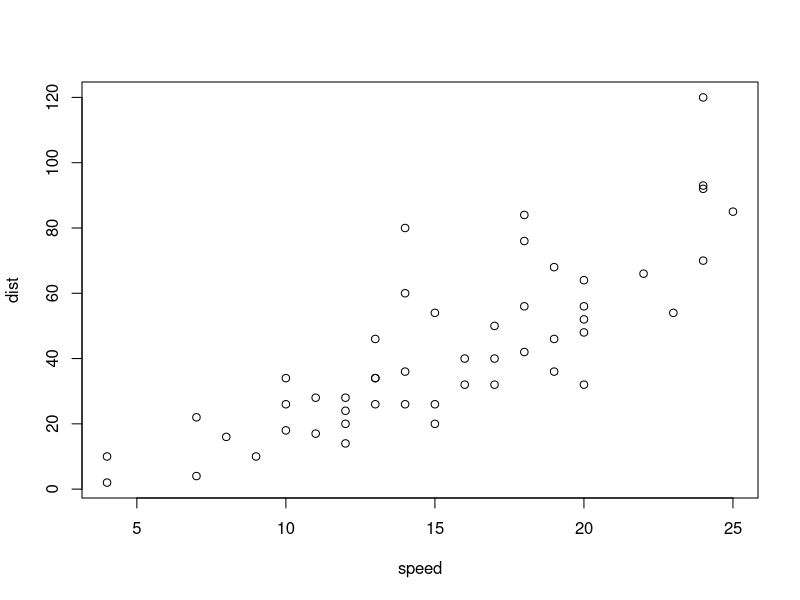
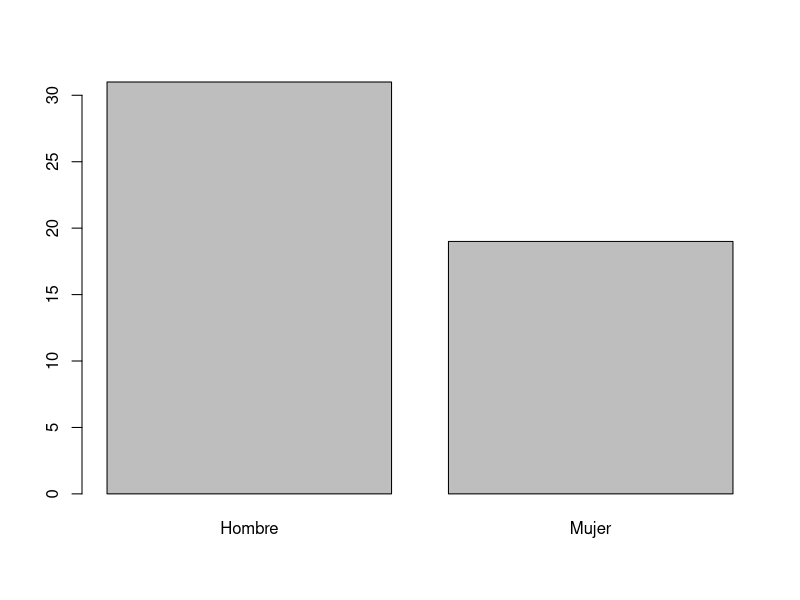
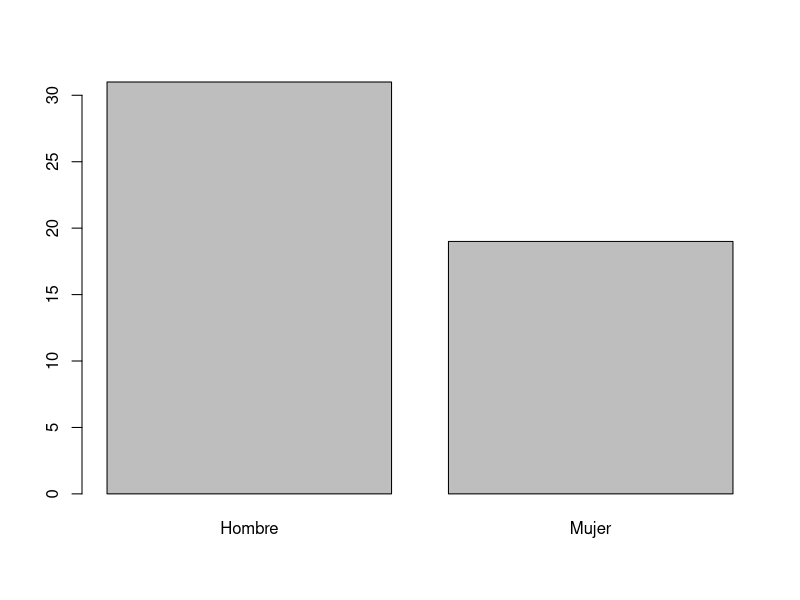

Reproduce these figures in R, in order.
## ---- chunk 1
knitr::opts_chunk$set(echo = TRUE)
library(tidyverse)
## ---- chunk 2
library(car) # carga la biblioteca, que a su vez permite el acceso a los datos de una base de datos sobre coches.
summary(cars) # resume los datos.
plot(cars) # construye un gráfico con los datos.

## ---- chunk 3
5+3
## ---- chunk 4
x<-5+3
x
## ---- chunk 5
y<-c(4,8,22,32,25) #crea un vector de 5 elementos que son números (escalares)
y # llamamos al objeto para que lo devuelva.
names<-c('Juan','Luis','Mónica','Julia') #Genera un vector que contiene cadenas de caracteres.
names #llamamos al objeto para que lo devuelva.
## ---- chunk 6
ls()
## ---- chunk 7
rm(names)
## ---- chunk 8
ls()
## ---- chunk 9
a1<-rep(1,20) #Repitiendo elementos.
b<-seq(1,20,2)  # Construyendo sucesiones, por ejemplo aritmética de distancia 2 comenzando el el 1.
d<-27:42 #cuando la distancia es uno se puede abreviar así.
vecnam.rep<-rep(c('Julia','Óscar'),4)
## ---- chunk 10
a2<-rep(1:3,10) #Repitiendo elementos
a2
# En realidad estamos anidando la función seq dentro de la función rep. 
a2.1 <- rep(seq(1,3),10)
a2.1
a3<-rep(1:2,each=10) #Repitiendo elementos, pero de otra manera.
a3

## ---- chunk 11
m1<-matrix(c(2,5,8,9,20,5,8,9),ncol=2) 
m1
## ---- chunk 12
m2<-matrix(c(2,5,8,9,20,5,8,9),ncol=2,byrow = T) 
m2
## ---- chunk 13
a2[c(1,2,6)] #extrae elementos que ocupan las posiciones 1,2 y 6 en el vector.
vecnam.rep[seq(1,8,2)] #extrae elemantos que ocupan las posiciones del 1 a 8, pero saltando de 2 en 2 (1,3,5,7)
## ---- chunk 14
m1 #Esta es la matriz que creamos anteriormente.
m1[c(1,2),] # Extraigo filas 1 y 2
m1[,c(1,2)] # Extraigo columnas 1 y 2
m1[c(3,4),c(1,2)] # Extraigo un subconjunto de celdas.


## ---- chunk 15
ar<-array(c(1,4,4,8,9,9,9.8,9,8,9,9.2,4,5,9,10,3,4,8),c(2,3,2)) #Esto es un array de 2 filas (primera dimension), 3 columnas (segunda dimensión), 2 bloques (tercera dimension)
ar
## ---- chunk 16
ar2 <- array(rep(c('red','yellow','green'),6),c(2,3,2))
ar2
## ---- chunk 17
data(iris) #basta con esto porque este dataset se incluye en la librería datasets que se instala por defecto en la instalación de base.
## ---- chunk 18
data(Anscombe,package='carData') 
## ---- chunk 19
head(iris) # solo pedimos los primeros registros (son 50)
## ---- chunk 20
head(Anscombe) 
## ---- chunk 21
head(iris[,2:3])
## ---- chunk 22
iris[c(4,10),2:3] #
## ---- chunk 23
iris[c(4,10),c("Sepal.Width","Sepal.Length")]

## ---- chunk 24
iris$Sepal.Length
## ---- chunk 25
iris$Sepal.Ratio <- iris$Sepal.Length/iris$Sepal.Width
## ---- chunk 26
iris[1:4,c("Sepal.Length","Sepal.Width","Sepal.Ratio")] #limito el número de filas utilizando un vector como índice.
## ---- chunk 27
iris$Sepal.Ratio<-NULL
## ---- chunk 28
v1 <- c('Juan', 'Pedro','Luisa')
m1 <- matrix(c(3,5,7,22,45,76,25,22,21),ncol=3)
df1 <- data.frame(id=1001:1050,pas=round(rnorm(50,120,5)),sex=factor(rbinom(50,1,.35),labels=c('Hombre','Mujer')))

plot.new()
barplot(table(df1$sex))
p1 <- recordPlot()

lista1 <- list(v1,m1,df1,p1)
## ---- chunk 29
str(lista1,max.level = 1) 
## ---- chunk 30
lista1[[4]] #Esto llamaría al cuarto elemento de la lista, que era el gráfico.
## ---- chunk 31
names(lista1) <- c('mi_vector','mi_matriz','mi_dataframe','mi_gráfico')#este vector asigna nombres a los elementos. Ha de ser de la misma longitud que el número de elementos.
## ---- chunk 32
head(lista1$mi_dataframe,n = 10) #Uso head con al argumento n=10 para que solo muestre las 10 primeras filas.
## ---- chunk 33
ls #Para poder verlo he de ejecutar la función sin argumentos, sin el contenido de los paréntesis.
## ---- chunk 34
ls(,,,,,TRUE)
## ---- chunk 35
ls(sorted=TRUE)
